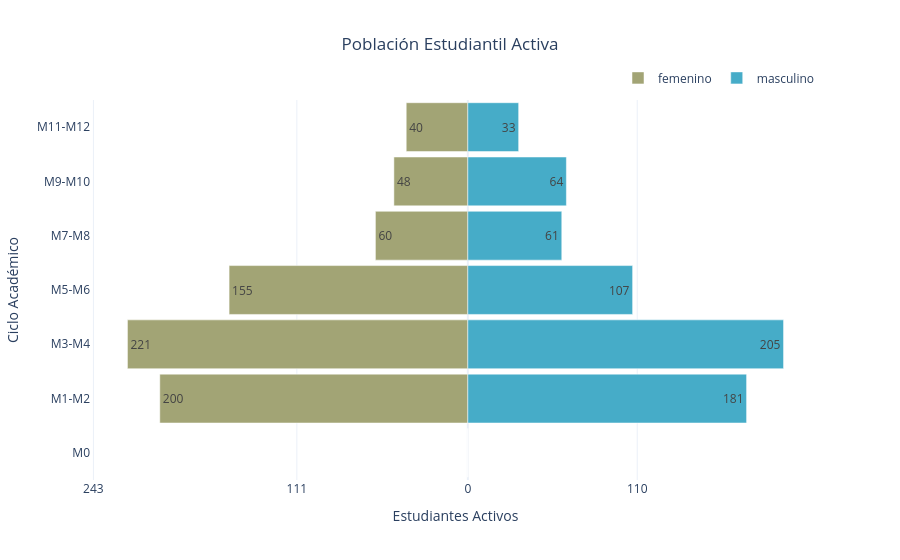

Write notebook code for a chart like this one.
### Code cell
import plotly.graph_objects as go
import pandas as pd

# 1. Prepare the data (Using your logic)
df = central_estados_calac_crt.copy()

def get_academic_group(month):
    if month == 0:
        return "M0"
    else:
        idx = (month - 1) // 2
        return f"M{2*idx+1}-M{2*idx+2}"

df['month_group'] = df['month'].apply(get_academic_group)

# Aggregate 'ai' (Active Students)
pyramid_df = df.groupby(['month_group', 'genero'])['ai'].sum().unstack().fillna(0)

# 2. Ensure M0 is at the bottom (Base)
all_possible_groups = ["M0", "M1-M2", "M3-M4", "M5-M6", "M7-M8", "M9-M10", "M11-M12"]
existing_order = [g for g in all_possible_groups if g in pyramid_df.index]
pyramid_df = pyramid_df.reindex(existing_order)

# 3. Create the Plotly Figure
fig = go.Figure()

genders = pyramid_df.columns
# Use your specific colors
colors = ["#A2A475", "#46ACC8"] 

# Left Side (Negative values for the plot logic, but positive in hover)
fig.add_trace(go.Bar(
    y=pyramid_df.index,
    x=-pyramid_df[genders[0]],
    name=str(genders[0]),
    orientation='h',
    marker_color=colors[0],
    hoverinfo='text',
    text=pyramid_df[genders[0]].astype(int),
    hovertemplate="<b>%{y}</b><br>" + str(genders[0]) + ": %{text}<extra></extra>"
))

# Right Side
fig.add_trace(go.Bar(
    y=pyramid_df.index,
    x=pyramid_df[genders[1]],
    name=str(genders[1]),
    orientation='h',
    marker_color=colors[1],
    hoverinfo='text',
    text=pyramid_df[genders[1]].astype(int),
    hovertemplate="<b>%{y}</b><br>" + str(genders[1]) + ": %{text}<extra></extra>"
))

# 4. Update Layout for the "Pyramid" look
fig.update_layout(
    title='Población Estudiantil Activa',
    title_x=0.5,
    barmode='relative', # This aligns them back-to-back
    bargap=0.1,
    xaxis=dict(
        title='Estudiantes Activos',
        tickmode='array',
        # Create ticks that show absolute values
        tickvals=[-max(pyramid_df.max())*1.1, -max(pyramid_df.max())//2, 0, 
                  max(pyramid_df.max())//2, max(pyramid_df.max())*1.1],
        ticktext=[int(abs(x)) for x in [-max(pyramid_df.max())*1.1, -max(pyramid_df.max())//2, 0, 
                                        max(pyramid_df.max())//2, max(pyramid_df.max())*1.1]]
    ),
    yaxis=dict(title='Ciclo Académico'),
    legend=dict(orientation="h", yanchor="bottom", y=1.02, xanchor="right", x=1),
    template='plotly_white'
)

fig.show()

### Figure 1 — Plotly figure (JSON) as saved in the notebook; plotly's stock layout.template omitted (floating-point values rounded to 4 significant figures)
{"data": [{"hoverinfo": "text", "hovertemplate": "<b>%{y}</b><br>femenino: %{text}<extra></extra>", "marker": {"color": "#A2A475"}, "name": "femenino", "orientation": "h", "text": [0.0, 200.0, 221.0, 155.0, 60.0, 48.0, 40.0], "type": "bar", "x": [0, -200, -221, -155, -60, -48, -40], "y": ["M0", "M1-M2", "M3-M4", "M5-M6", "M7-M8", "M9-M10", "M11-M12"]}, {"hoverinfo": "text", "hovertemplate": "<b>%{y}</b><br>masculino: %{text}<extra></extra>", "marker": {"color": "#46ACC8"}, "name": "masculino", "orientation": "h", "text": [0.0, 181.0, 205.0, 107.0, 61.0, 64.0, 33.0], "type": "bar", "x": [0, 181, 205, 107, 61, 64, 33], "y": ["M0", "M1-M2", "M3-M4", "M5-M6", "M7-M8", "M9-M10", "M11-M12"]}], "layout": {"bargap": 0.1, "barmode": "relative", "legend": {"orientation": "h", "x": 1, "xanchor": "right", "y": 1.02, "yanchor": "bottom"}, "title": {"text": "Población Estudiantil Activa", "x": 0.5}, "xaxis": {"tickmode": "array", "ticktext": [243, 111, 0, 110, 243], "tickvals": [-243.1, -111, 0, 110, 243.1], "title": {"text": "Estudiantes Activos"}}, "yaxis": {"title": {"text": "Ciclo Académico"}}}}
